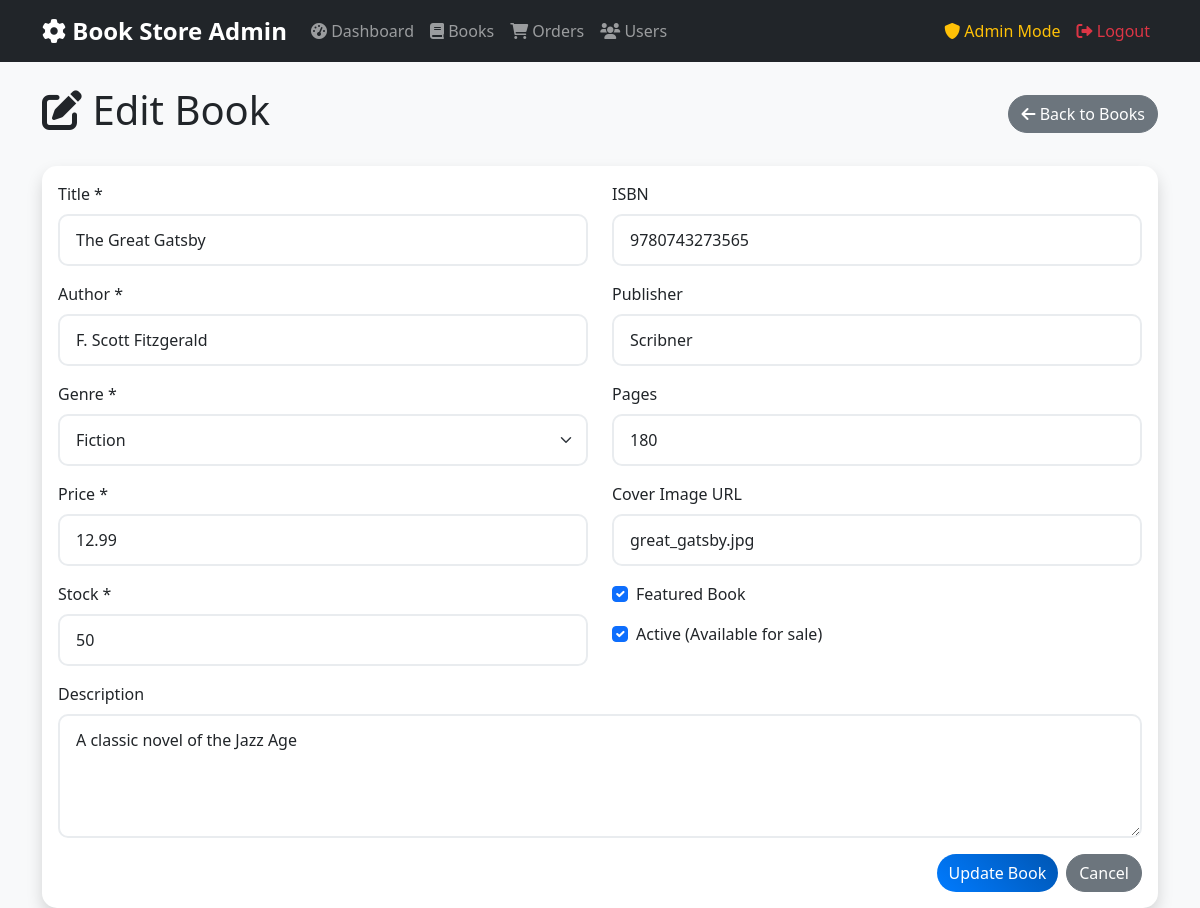
The page /admin/books/edit/1 (signed in) on the database its author committed.
### tables this page shows
CREATE TABLE books (
            id INTEGER PRIMARY KEY AUTOINCREMENT,
            title TEXT NOT NULL,
            author TEXT NOT NULL,
            description TEXT,
            price REAL NOT NULL,
            genre TEXT NOT NULL,
            stock INTEGER DEFAULT 0,
            cover_image TEXT,
            isbn TEXT,
            publisher TEXT,
            pages INTEGER,
            is_featured BOOLEAN DEFAULT FALSE,
            is_active BOOLEAN DEFAULT TRUE,
            created_at TIMESTAMP DEFAULT CURRENT_TIMESTAMP
        );

### app.py (the view, shortened to what this page needs)
@app.route('/admin/books/edit/<int:book_id>', methods=['GET', 'POST'])
@admin_required
def edit_book(book_id):
    conn = get_db_connection()
    book = conn.execute('SELECT * FROM books WHERE id = ?', (book_id,)).fetchone()
    conn.close()
    if not book:
        flash('Book not found', 'error')
        return redirect(url_for('admin_books'))
    return render_template('admin/edit_book.html', book=book)

### app.py (called while the page is built)
def get_db_connection():
    conn = sqlite3.connect('bookstore.db')
    conn.row_factory = sqlite3.Row
    return conn

def validate_session():
    if 'user_id' not in session:
        return False
    if 'user_type' not in session:
        session['user_type'] = 'admin' if session.get('is_admin') else 'user'
    return True

def admin_required(f):
    @wraps(f)
    def decorated_function(*args, **kwargs):
        if not validate_session():
            flash('Please login to access this page', 'error')
            return redirect(url_for('admin_login'))
        if not session.get('is_admin') or session.get('user_type') != 'admin':
            flash('Admin access required. Please login as admin.', 'error')
            return redirect(url_for('admin_login'))
        return f(*args, **kwargs)
    return decorated_function

@app.context_processor
def inject_user_info():
    user_info = {
        'is_logged_in': validate_session(),
        'username': session.get('username'),
        'is_admin': session.get('is_admin', False),
        'user_type': session.get('user_type', 'user'),
        'current_time': datetime.now().strftime('%Y-%m-%d %H:%M:%S')
    }
    return dict(user_info=user_info)

### templates/admin/edit_book.html (shortened to what this page needs)
{% extends "admin/base.html" %}
{% block content %}
<div class="d-flex justify-content-between align-items-center mb-4">
    <h1><i class="fas fa-edit"></i> Edit Book</h1>
    <a href="{{ url_for('admin_books') }}" class="btn btn-secondary">
        <i class="fas fa-arrow-left"></i> Back to Books
    </a>
</div>
<div class="card shadow">
    <div class="card-body">
        <form method="POST">
            <div class="row">
                <div class="col-md-6">
                    <div class="mb-3">
                        <label for="title" class="form-label">Title *</label>
                        <input type="text" class="form-control" id="title" name="title" value="{{ book.title }}" required>
                    </div>
                    <div class="mb-3">
                        <label for="author" class="form-label">Author *</label>
                        <input type="text" class="form-control" id="author" name="author" value="{{ book.author }}" required>
                    </div>
                    <div class="mb-3">
                        <label for="genre" class="form-label">Genre *</label>
                        <select class="form-select" id="genre" name="genre" required>
                            <option value="Fiction" {{ 'selected' if book.genre == 'Fiction' }}>Fiction</option>
                        </select>
                    </div>
                    <div class="mb-3">
                        <label for="price" class="form-label">Price *</label>
                        <input type="number" step="0.01" class="form-control" id="price" name="price" value="{{ book.price }}" required>
                    </div>
                    <div class="mb-3">
                        <label for="stock" class="form-label">Stock *</label>
                        <input type="number" class="form-control" id="stock" name="stock" value="{{ book.stock }}" required>
                    </div>
                </div>
                <div class="col-md-6">
                    <div class="mb-3">
                        <label for="isbn" class="form-label">ISBN</label>
                        <input type="text" class="form-control" id="isbn" name="isbn" value="{{ book.isbn or '' }}">
                    </div>
                    <div class="mb-3">
                        <label for="publisher" class="form-label">Publisher</label>
                        <input type="text" class="form-control" id="publisher" name="publisher" value="{{ book.publisher or '' }}">
                    </div>
                    <div class="mb-3">
                        <label for="pages" class="form-label">Pages</label>
                        <input type="number" class="form-control" id="pages" name="pages" value="{{ book.pages or '' }}">
                    </div>
                    <div class="mb-3">
                        <label for="cover_image" class="form-label">Cover Image URL</label>
                        <input type="text" class="form-control" id="cover_image" name="cover_image" value="{{ book.cover_image or '' }}" placeholder="e.g., book_cover.jpg">
                    </div>
                    <div class="mb-3">
                        <div class="form-check">
                            <input class="form-check-input" type="checkbox" id="is_featured" name="is_featured" {{ 'checked' if book.is_featured }}>
                            <label class="form-check-label" for="is_featured">
                                Featured Book
                            </label>
                        </div>
                    </div>
                    <div class="mb-3">
                        <div class="form-check">
                            <input class="form-check-input" type="checkbox" id="is_active" name="is_active" {{ 'checked' if book.is_active }}>
                            <label class="form-check-label" for="is_active">
                                Active (Available for sale)
                            </label>
                        </div>
                    </div>
                </div>
            </div>
            <div class="mb-3">
                <label for="description" class="form-label">Description</label>
                <textarea class="form-control" id="description" name="description" rows="4">{{ book.description or '' }}</textarea>
            </div>
            <div class="d-grid gap-2 d-md-flex justify-content-md-end">
                <button type="submit" class="btn btn-primary">Update Book</button>
                <a href="{{ url_for('admin_books') }}" class="btn btn-secondary">Cancel</a>
            </div>
        </form>
    </div>
</div>
{% endblock %}

### static/css/style.css (style rules this page uses)
:root { --primary-color: #007bff; --secondary-color: #6c757d; --success-color: #28a745; --danger-color: #dc3545; --warning-color: #ffc107; --info-color: #17a2b8; }
body { font-family: 'Segoe UI', Tahoma, Geneva, Verdana, sans-serif; background-color: #f8f9fa; }
.btn { border-radius: 25px; font-weight: 500; transition: all 0.3s ease; }
.btn-primary { background: linear-gradient(45deg, #007bff, #0056b3); border: none; }
.card { border: none; border-radius: 15px; box-shadow: 0 2px 15px rgba(0,0,0,0.1); }
.form-control, .form-select { border-radius: 10px; border: 2px solid #e9ecef; padding: 0.75rem 1rem; }

### rows shown on the page
books: title "The Great Gatsby", author "F. Scott Fitzgerald", price "12.99", stock "50", isbn "9780743273565", publisher "Scribner", pages "180", cover_image "great_gatsby.jpg", description "A classic novel of the Jazz Age"
